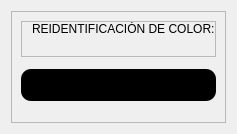
                  <widget class="QWidget" name="page_color">
                   <layout class="QVBoxLayout" name="verticalLayout_16">
                    <item>
                     <widget class="QFrame" name="frame_45">
                      <property name="frameShape">
                       <enum>QFrame::StyledPanel</enum>
                      </property>
                      <property name="frameShadow">
                       <enum>QFrame::Raised</enum>
                      </property>
                      <layout class="QVBoxLayout" name="verticalLayout_18" stretch="1,1,12,1,1">
                       <item>
                        <widget class="QFrame" name="frame_46">
                         <property name="frameShape">
                          <enum>QFrame::StyledPanel</enum>
                         </property>
                         <property name="frameShadow">
                          <enum>QFrame::Raised</enum>
                         </property>
                         <layout class="QVBoxLayout" name="verticalLayout_20">
                          <property name="spacing">
                           <number>0</number>
                          </property>
                          <property name="leftMargin">
                           <number>10</number>
                          </property>
                          <property name="topMargin">
                           <number>0</number>
                          </property>
                          <property name="rightMargin">
                           <number>0</number>
                          </property>
                          <property name="bottomMargin">
                           <number>20</number>
                          </property>
                          <item>
                           <widget class="QLabel" name="label_6">
                            <property name="styleSheet">
                             <string notr="true">font: 11pt &quot;Franklin Gothic Book&quot;;</string>
                            </property>
                            <property name="text">
                             <string>REIDENTIFICACIÓN DE COLOR:</string>
                            </property>
                           </widget>
                          </item>
                         </layout>
                        </widget>
                       </item>
                       <item>
                        <widget class="QFrame" name="frame_47">
                         <property name="frameShape">
                          <enum>QFrame::StyledPanel</enum>
                         </property>
                         <property name="frameShadow">
                          <enum>QFrame::Raised</enum>
                         </property>
                        </widget>
                       </item>
                       <item>
                        <widget class="QFrame" name="frame_48">
                         <property name="styleSheet">
                          <string notr="true">background-color: rgb(0, 0, 0);
border-radius:10px;</string>
                         </property>
                         <property name="frameShape">
                          <enum>QFrame::StyledPanel</enum>
                         </property>
                         <property name="frameShadow">
                          <enum>QFrame::Raised</enum>
                         </property>
                         <layout class="QVBoxLayout" name="verticalLayout_45">
                          <item>
                           <widget class="QFrame" name="frame_49">
                            <property name="styleSheet">
                             <string notr="true">background-color:black
;</string>
                            </property>
                            <property name="frameShape">
                             <enum>QFrame::StyledPanel</enum>
                            </property>
                            <property name="frameShadow">
                             <enum>QFrame::Raised</enum>
                            </property>
                            <layout class="QVBoxLayout" name="verticalLayout_17">
                             <property name="spacing">
                              <number>0</number>
                             </property>
                             <property name="leftMargin">
                              <number>0</number>
                             </property>
                             <property name="topMargin">
                              <number>0</number>
                             </property>
                             <property name="rightMargin">
                              <number>0</number>
                             </property>
                             <property name="bottomMargin">
                              <number>0</number>
                             </property>
                             <item>
                              <widget class="QFrame" name="frame_50">
                               <property name="frameShape">
                                <enum>QFrame::StyledPanel</enum>
                               </property>
                               <property name="frameShadow">
                                <enum>QFrame::Raised</enum>
                               </property>
                               <layout class="QHBoxLayout" name="horizontalLayout_11" stretch="0">
                                <property name="spacing">
                                 <number>0</number>
                                </property>
                                <property name="leftMargin">
                                 <number>0</number>
                                </property>
                                <property name="topMargin">
                                 <number>0</number>
                                </property>
                                <property name="rightMargin">
                                 <number>0</number>
                                </property>
                                <property name="bottomMargin">
                                 <number>0</number>
                                </property>
                                <item>
                                 <widget class="QLabel" name="label_video_color">
                                  <property name="styleSheet">
                                   <string notr="true"/>
                                  </property>
                                  <property name="text">
                                   <string/>
                                  </property>
                                 </widget>
                                </item>
                               </layout>
                              </widget>
                             </item>
                            </layout>
                           </widget>
                          </item>
                         </layout>
                        </widget>
                       </item>
                       <item>
                        <widget class="QFrame" name="frame_51">
                         <property name="frameShape">
                          <enum>QFrame::StyledPanel</enum>
                         </property>
                         <property name="frameShadow">
                          <enum>QFrame::Raised</enum>
                         </property>
                        </widget>
                       </item>
                       <item>
                        <widget class="QFrame" name="frame_52">
                         <property name="frameShape">
                          <enum>QFrame::StyledPanel</enum>
                         </property>
                         <property name="frameShadow">
                          <enum>QFrame::Raised</enum>
                         </property>
                        </widget>
                       </item>
                      </layout>
                     </widget>
                    </item>
                   </layout>
                  </widget>
